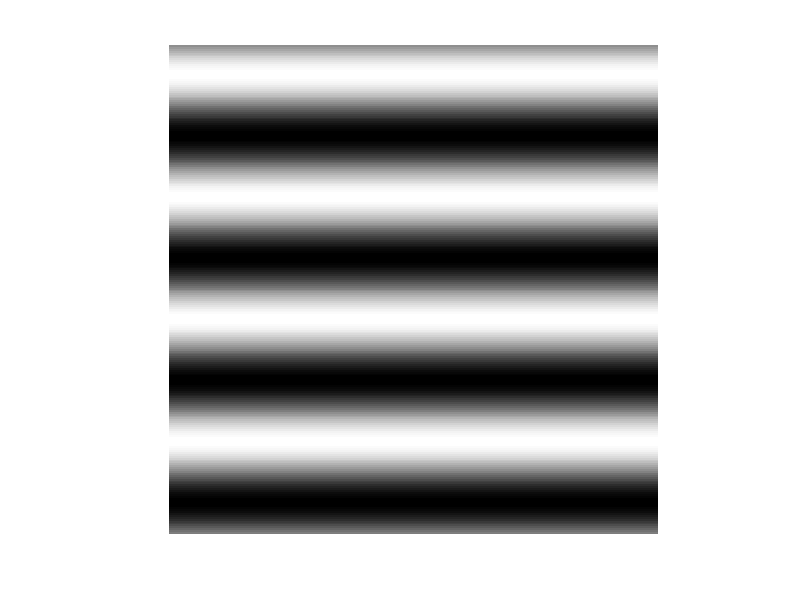

The MATLAB script that drew this image:
close all;

img = zeros(256,256);
[H, W] = size(img);
for y = 1:H
    for x = 1:W
        img(x,y) = sin(2 * pi / (256 / 4) * x) + 1;
    end
end
imshow(img,[0 2]);